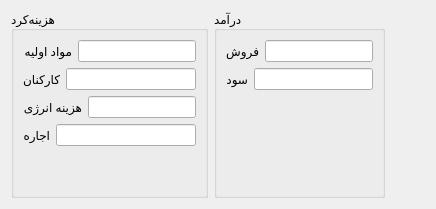
              <widget class="QWidget" name="tab_2">
               <attribute name="title">
                <string>حسابداری</string>
               </attribute>
               <layout class="QHBoxLayout" name="horizontalLayout_33">
                <item>
                 <widget class="QGroupBox" name="groupBox">
                  <property name="title">
                   <string>هزینه‌کرد</string>
                  </property>
                  <layout class="QVBoxLayout" name="verticalLayout_7">
                   <item>
                    <layout class="QHBoxLayout" name="horizontalLayout_26">
                     <item>
                      <widget class="QLabel" name="label_25">
                       <property name="sizePolicy">
                        <sizepolicy hsizetype="Minimum" vsizetype="Preferred">
                         <horstretch>0</horstretch>
                         <verstretch>0</verstretch>
                        </sizepolicy>
                       </property>
                       <property name="text">
                        <string>مواد اولیه</string>
                       </property>
                      </widget>
                     </item>
                     <item>
                      <widget class="QLineEdit" name="edtInventoryCost"/>
                     </item>
                    </layout>
                   </item>
                   <item>
                    <layout class="QHBoxLayout" name="horizontalLayout_27">
                     <item>
                      <widget class="QLabel" name="label_26">
                       <property name="sizePolicy">
                        <sizepolicy hsizetype="Minimum" vsizetype="Preferred">
                         <horstretch>0</horstretch>
                         <verstretch>0</verstretch>
                        </sizepolicy>
                       </property>
                       <property name="text">
                        <string>کارکنان</string>
                       </property>
                      </widget>
                     </item>
                     <item>
                      <widget class="QLineEdit" name="edtEmployeesCost"/>
                     </item>
                    </layout>
                   </item>
                   <item>
                    <layout class="QHBoxLayout" name="horizontalLayout_29">
                     <item>
                      <widget class="QLabel" name="label_27">
                       <property name="sizePolicy">
                        <sizepolicy hsizetype="Minimum" vsizetype="Preferred">
                         <horstretch>0</horstretch>
                         <verstretch>0</verstretch>
                        </sizepolicy>
                       </property>
                       <property name="text">
                        <string>هزینه انرژی</string>
                       </property>
                      </widget>
                     </item>
                     <item>
                      <widget class="QLineEdit" name="edtEnergyCost"/>
                     </item>
                    </layout>
                   </item>
                   <item>
                    <layout class="QHBoxLayout" name="horizontalLayout_30">
                     <item>
                      <widget class="QLabel" name="label_28">
                       <property name="sizePolicy">
                        <sizepolicy hsizetype="Minimum" vsizetype="Preferred">
                         <horstretch>0</horstretch>
                         <verstretch>0</verstretch>
                        </sizepolicy>
                       </property>
                       <property name="text">
                        <string>اجاره</string>
                       </property>
                      </widget>
                     </item>
                     <item>
                      <widget class="QLineEdit" name="edtRentCost"/>
                     </item>
                    </layout>
                   </item>
                   <item>
                    <spacer name="verticalSpacer_2">
                     <property name="orientation">
                      <enum>Qt::Orientation::Vertical</enum>
                     </property>
                     <property name="sizeHint" stdset="0">
                      <size>
                       <width>20</width>
                       <height>40</height>
                      </size>
                     </property>
                    </spacer>
                   </item>
                  </layout>
                 </widget>
                </item>
                <item>
                 <widget class="QGroupBox" name="groupBox_2">
                  <property name="title">
                   <string>درآمد</string>
                  </property>
                  <layout class="QVBoxLayout" name="verticalLayout_8">
                   <item>
                    <layout class="QHBoxLayout" name="horizontalLayout_31">
                     <item>
                      <widget class="QLabel" name="label_29">
                       <property name="sizePolicy">
                        <sizepolicy hsizetype="Minimum" vsizetype="Preferred">
                         <horstretch>0</horstretch>
                         <verstretch>0</verstretch>
                        </sizepolicy>
                       </property>
                       <property name="text">
                        <string>فروش</string>
                       </property>
                      </widget>
                     </item>
                     <item>
                      <widget class="QLineEdit" name="edtTotalSale"/>
                     </item>
                    </layout>
                   </item>
                   <item>
                    <layout class="QHBoxLayout" name="horizontalLayout_32">
                     <item>
                      <widget class="QLabel" name="label_30">
                       <property name="sizePolicy">
                        <sizepolicy hsizetype="Minimum" vsizetype="Preferred">
                         <horstretch>0</horstretch>
                         <verstretch>0</verstretch>
                        </sizepolicy>
                       </property>
                       <property name="text">
                        <string>سود</string>
                       </property>
                      </widget>
                     </item>
                     <item>
                      <widget class="QLineEdit" name="edtProfit"/>
                     </item>
                    </layout>
                   </item>
                   <item>
                    <spacer name="verticalSpacer">
                     <property name="orientation">
                      <enum>Qt::Orientation::Vertical</enum>
                     </property>
                     <property name="sizeHint" stdset="0">
                      <size>
                       <width>20</width>
                       <height>40</height>
                      </size>
                     </property>
                    </spacer>
                   </item>
                  </layout>
                 </widget>
                </item>
                <item>
                 <spacer name="horizontalSpacer_2">
                  <property name="orientation">
                   <enum>Qt::Orientation::Horizontal</enum>
                  </property>
                  <property name="sizeHint" stdset="0">
                   <size>
                    <width>40</width>
                    <height>20</height>
                   </size>
                  </property>
                 </spacer>
                </item>
               </layout>
              </widget>
